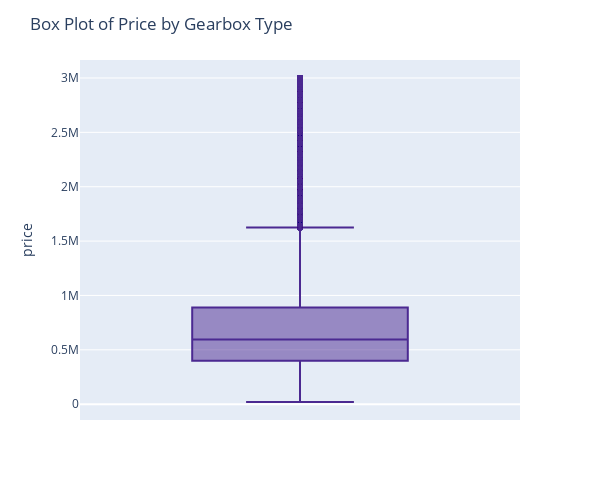

Notebook code for this chart:
### Code cell
# Import libraries
# !pip install plotly
import seaborn as sns
import matplotlib.pyplot as plt
import re
import plotly.express as px

fig = px.box(df, y='price',color_discrete_sequence=px.colors.sequential.Agsunset,
             width=600, height=500)
fig.update_layout(title_text='Box Plot of Price by Gearbox Type')
fig.show()

### Figure 1 — Plotly figure (JSON) as saved in the notebook; plotly's stock layout.template omitted (floating-point values rounded to 4 significant figures; data arrays with more than 128 entries replaced by an {"elided": "..."} marker saying what was removed)
{"data": [{"alignmentgroup": "True", "hovertemplate": "price=%{y}<extra></extra>", "legendgroup": "", "marker": {"color": "rgb(75, 41, 145)"}, "name": "", "notched": false, "offsetgroup": "", "orientation": "v", "showlegend": false, "type": "box", "x0": " ", "xaxis": "x", "y": {"elided": "33238 int values"}, "y0": " ", "yaxis": "y"}], "layout": {"boxmode": "group", "height": 500, "legend": {"tracegroupgap": 0}, "margin": {"t": 60}, "title": {"text": "Box Plot of Price by Gearbox Type"}, "width": 600, "xaxis": {"anchor": "y", "domain": [0, 1]}, "yaxis": {"anchor": "x", "domain": [0, 1], "title": {"text": "price"}}}}
